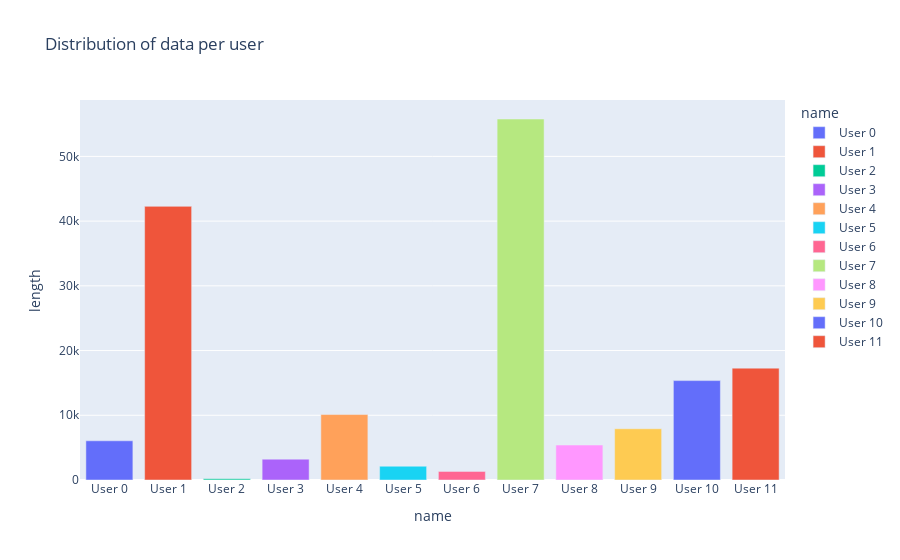

The notebook cell this image was saved under:
### Code cell
basic_info = pd.DataFrame(basic_info)
fig = px.bar(basic_info, x='name', y='length', color='name', title='Distribution of data per user')
fig.show()

### Figure 1 — Plotly figure (JSON) as saved in the notebook; plotly's stock layout.template omitted (floating-point values rounded to 4 significant figures)
{"data": [{"alignmentgroup": "True", "hovertemplate": "name=%{x}<br>length=%{y}<extra></extra>", "legendgroup": "User 0", "marker": {"color": "#636efa"}, "name": "User 0", "offsetgroup": "User 0", "orientation": "v", "showlegend": true, "textposition": "auto", "type": "bar", "x": ["User 0"], "xaxis": "x", "y": [6059], "yaxis": "y"}, {"alignmentgroup": "True", "hovertemplate": "name=%{x}<br>length=%{y}<extra></extra>", "legendgroup": "User 1", "marker": {"color": "#EF553B"}, "name": "User 1", "offsetgroup": "User 1", "orientation": "v", "showlegend": true, "textposition": "auto", "type": "bar", "x": ["User 1"], "xaxis": "x", "y": [42281], "yaxis": "y"}, {"alignmentgroup": "True", "hovertemplate": "name=%{x}<br>length=%{y}<extra></extra>", "legendgroup": "User 2", "marker": {"color": "#00cc96"}, "name": "User 2", "offsetgroup": "User 2", "orientation": "v", "showlegend": true, "textposition": "auto", "type": "bar", "x": ["User 2"], "xaxis": "x", "y": [179], "yaxis": "y"}, {"alignmentgroup": "True", "hovertemplate": "name=%{x}<br>length=%{y}<extra></extra>", "legendgroup": "User 3", "marker": {"color": "#ab63fa"}, "name": "User 3", "offsetgroup": "User 3", "orientation": "v", "showlegend": true, "textposition": "auto", "type": "bar", "x": ["User 3"], "xaxis": "x", "y": [3221], "yaxis": "y"}, {"alignmentgroup": "True", "hovertemplate": "name=%{x}<br>length=%{y}<extra></extra>", "legendgroup": "User 4", "marker": {"color": "#FFA15A"}, "name": "User 4", "offsetgroup": "User 4", "orientation": "v", "showlegend": true, "textposition": "auto", "type": "bar", "x": ["User 4"], "xaxis": "x", "y": [10114], "yaxis": "y"}, {"alignmentgroup": "True", "hovertemplate": "name=%{x}<br>length=%{y}<extra></extra>", "legendgroup": "User 5", "marker": {"color": "#19d3f3"}, "name": "User 5", "offsetgroup": "User 5", "orientation": "v", "showlegend": true, "textposition": "auto", "type": "bar", "x": ["User 5"], "xaxis": "x", "y": [2128], "yaxis": "y"}, {"alignmentgroup": "True", "hovertemplate": "name=%{x}<br>length=%{y}<extra></extra>", "legendgroup": "User 6", "marker": {"color": "#FF6692"}, "name": "User 6", "offsetgroup": "User 6", "orientation": "v", "showlegend": true, "textposition": "auto", "type": "bar", "x": ["User 6"], "xaxis": "x", "y": [1332], "yaxis": "y"}, {"alignmentgroup": "True", "hovertemplate": "name=%{x}<br>length=%{y}<extra></extra>", "legendgroup": "User 7", "marker": {"color": "#B6E880"}, "name": "User 7", "offsetgroup": "User 7", "orientation": "v", "showlegend": true, "textposition": "auto", "type": "bar", "x": ["User 7"], "xaxis": "x", "y": [55778], "yaxis": "y"}, {"alignmentgroup": "True", "hovertemplate": "name=%{x}<br>length=%{y}<extra></extra>", "legendgroup": "User 8", "marker": {"color": "#FF97FF"}, "name": "User 8", "offsetgroup": "User 8", "orientation": "v", "showlegend": true, "textposition": "auto", "type": "bar", "x": ["User 8"], "xaxis": "x", "y": [5404], "yaxis": "y"}, {"alignmentgroup": "True", "hovertemplate": "name=%{x}<br>length=%{y}<extra></extra>", "legendgroup": "User 9", "marker": {"color": "#FECB52"}, "name": "User 9", "offsetgroup": "User 9", "orientation": "v", "showlegend": true, "textposition": "auto", "type": "bar", "x": ["User 9"], "xaxis": "x", "y": [7920], "yaxis": "y"}, {"alignmentgroup": "True", "hovertemplate": "name=%{x}<br>length=%{y}<extra></extra>", "legendgroup": "User 10", "marker": {"color": "#636efa"}, "name": "User 10", "offsetgroup": "User 10", "orientation": "v", "showlegend": true, "textposition": "auto", "type": "bar", "x": ["User 10"], "xaxis": "x", "y": [15358], "yaxis": "y"}, {"alignmentgroup": "True", "hovertemplate": "name=%{x}<br>length=%{y}<extra></extra>", "legendgroup": "User 11", "marker": {"color": "#EF553B"}, "name": "User 11", "offsetgroup": "User 11", "orientation": "v", "showlegend": true, "textposition": "auto", "type": "bar", "x": ["User 11"], "xaxis": "x", "y": [17284], "yaxis": "y"}], "layout": {"barmode": "relative", "legend": {"title": {"text": "name"}, "tracegroupgap": 0}, "title": {"text": "Distribution of data per user"}, "xaxis": {"anchor": "y", "categoryarray": ["User 0", "User 1", "User 2", "User 3", "User 4", "User 5", "User 6", "User 7", "User 8", "User 9", "User 10", "User 11"], "categoryorder": "array", "domain": [0, 1], "title": {"text": "name"}}, "yaxis": {"anchor": "x", "domain": [0, 1], "title": {"text": "length"}}}}
